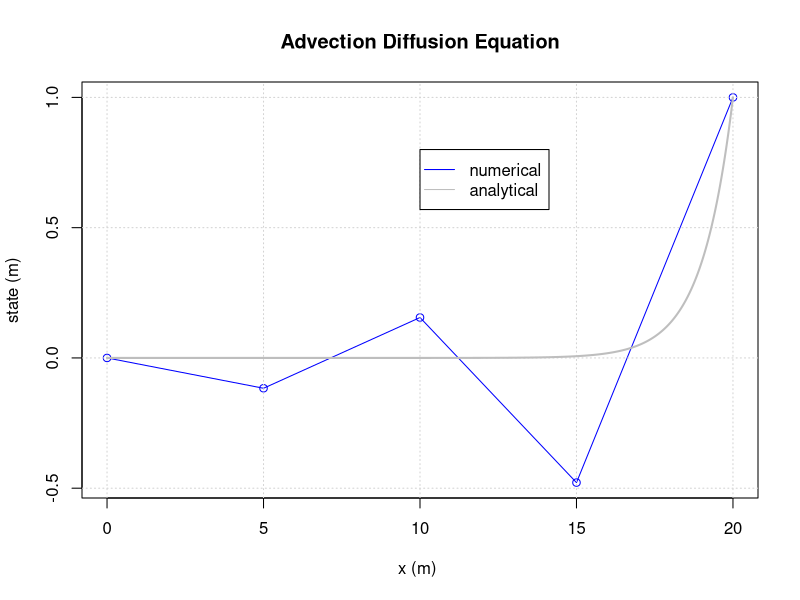
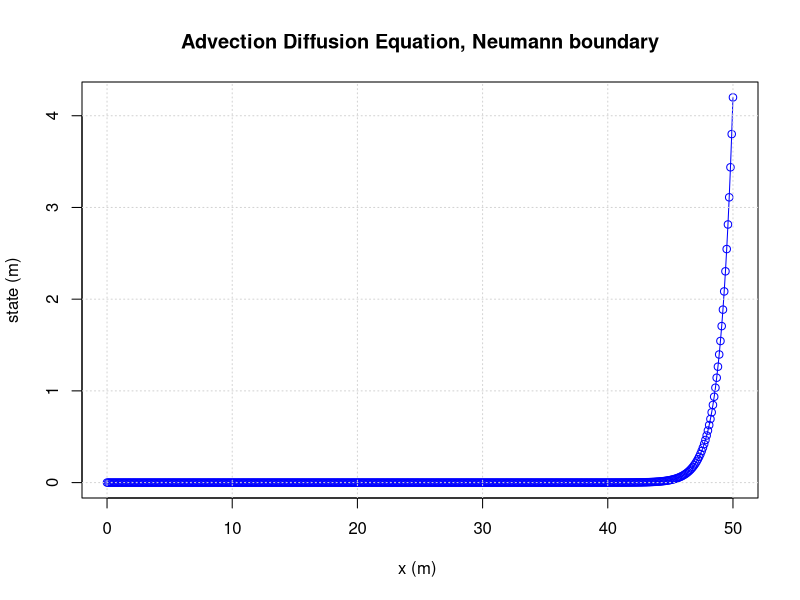
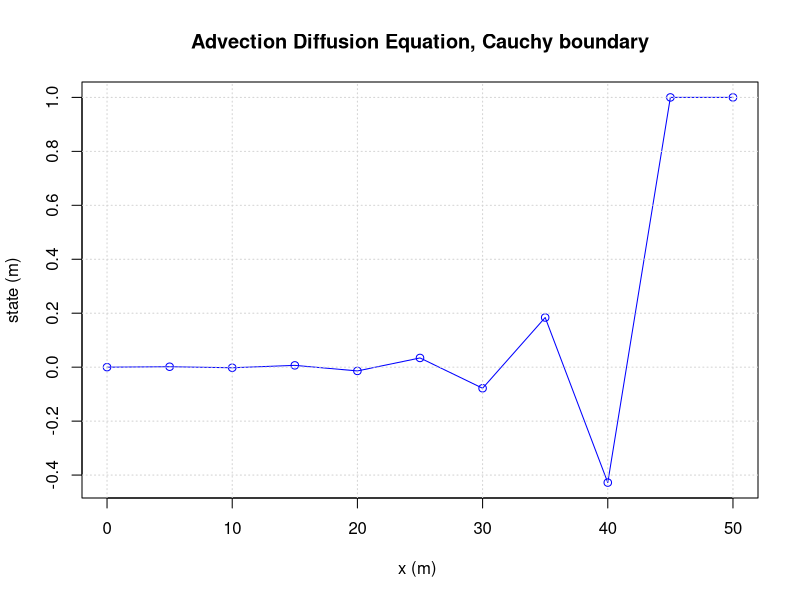

Reproduce these figures in R, in order.
## ---- chunk 1
M=matrix(0,nrow=3,ncol=3)
# bring flux between 1and 2 in matrix
M[1,1] = M[1,1]-7
M[1,2] = M[1,2]+7
M[2,2] = M[2,2]-7
M[2,1] = M[2,1]+7
# bring flux between 1 and 3 in matrix
M[1,1] = M[1,1]-5
M[1,3] = M[1,3]+5
M[3,3] = M[3,3]-5
M[3,1] = M[3,1]+5
# bring flux between 2 and 3 in matrix
M[2,2] = M[2,2]-8
M[2,3] = M[2,3]+8
M[3,3] = M[3,3]-8
M[3,2] = M[3,2]+8
# bring in the boundary condition
M[1,]  = 0
M[1,1] = 1
# right hand side
b = c(2,-1,-2)
print(solve(M,b))
## ---- chunk 2
M = matrix(0,nrow=3,ncol=3)
# the following gives an elegant programming solution
f = c(1,2,3)
t = c(2,3,1)
a = c(7,8,5)
for(i in 1:length(f)){
  M[f[i],f[i]] = M[f[i],f[i]] - a[i]
  M[f[i],t[i]] = M[f[i],t[i]] + a[i]
  M[t[i],t[i]] = M[t[i],t[i]] - a[i]
  M[t[i],f[i]] = M[t[i],f[i]] + a[i]
}
## ---- chunk 3
dx    = 5    # step size
D     = 5    # diffusion coefficient
u     = 5    # advection coefficient
bl    = 0    # left boundary
br    = 1    # right boundary
n     = 5    # amount of nodes
## ---- chunk 4
dx    = 5    # step size
D     = 5    # diffusion coefficient
u     = 5    # advection coefficient
bl    = 0    # left boundary
br    = 1    # right boundary
n     = 5    # amount of nodes

left  = 0    # left coordinate
xcoor = seq(left,dx*(n-1), by=dx)

V     = c()  # build an empty vector for the solutions
M     = matrix(0,nrow=length(xcoor),ncol=length(xcoor)) 

for(j in 2:(length(xcoor)-1))
{
  M[j,j-1] = -u/(2*dx) - D/(dx^2)
  M[j,j  ] = 2*D/(dx^2)
  M[j,j+1] = u/(2*dx) - D/(dx^2)
  V[j]     = 0
}

# Left boundary
M[1,1] = 1
V[1]   = bl

# Right boundary
M[n,n] = 1
V[n]   = br

# Solve the system
s = solve(M,V)

# Plotting
plot(xcoor,s,ylab="state (m)",xlab="x (m) ",type='o',col='blue')
title(main='Advection Diffusion Equation')
grid()

# Calculate and plot the analytical solution
L = dx*(n-1)
xcooranalyt = seq(0,L, by=0.01)
sanalyt = c()
Danalyt = D
uanalyt = u
Peanalyt = uanalyt*L/Danalyt

for(j in 1:(length(xcooranalyt)))
{
  sanalyt[j] = bl+(exp(xcooranalyt[j]*Peanalyt/L)-1.)/(exp(Peanalyt)-1.)*(br-bl)
}

lines(xcooranalyt,sanalyt,col="grey",lwd=2) # analytical solution
legend(10, 0.8, c("numerical", "analytical"), col = c("blue","grey"), lty = c(1,1), pch = c(-1,-1))
## ---- chunk 5
dx    = 0.1    # step size
D     = 5    # diffusion coefficient
u     = 5    # advectio coefficient
bl    = 0    # left boundary
br    = 0.4    # right boundary

left  = 0    # left coordinate
right = 50
xcoor = seq(left,right, by=dx)
N     = length(xcoor)

V     = c()  # build an empty vector for the solutions
M     = matrix(0,nrow=length(xcoor),ncol=length(xcoor)) 

for(j in 2:(length(xcoor)-1))
{
  M[j,j-1] = -u/(2*dx) - D/(dx^2)
  M[j,j  ] = 2*D/(dx^2)
  M[j,j+1] = u/(2*dx) - D/(dx^2)
  V[j]     = 0
}

# Left boundary
M[1,1] = 1
V[1]   = bl

# Right boundary

M[N,N]   = 1
M[N,N-1] = -1
V[N]     = br

# Solve the system
s = solve(M,V)

# Plotting
plot(xcoor,s,ylab="state (m)",xlab="x (m) ",type='o',col='blue')
title(main='Advection Diffusion Equation, Neumann boundary')
grid()
## ---- chunk 6
dx    = 5    # step size
D     = 5    # diffusion coefficient
u     = 5    # advectio coefficient
bl    = 0    # left boundary
br    = 1    # right boundary

left  = 0    # left coordinate
right = 50
xcoor = seq(left,right, by=dx)
N     = length(xcoor)

V     = c()  # build an empty vector for the solutions
M     = matrix(0,nrow=length(xcoor),ncol=length(xcoor)) 

for(j in 2:(length(xcoor)-2))
{
  M[j,j-1] = -u/(2*dx) - D/(dx^2)
  M[j,j  ] = 2*D/(dx^2)
  M[j,j+1] = u/(2*dx) - D/(dx^2)
  V[j]     = 0
}

# Left boundary
M[1,1] = 1
V[1]   = bl

# Right boundary
# s[5]
M[N,N]   = 1
V[N]     = br

# s[4]
M[(N-1),(N-1)] = 1
V[(N-1)]       = br

# Solve the system
s = solve(M,V)

# Plotting
plot(xcoor,s,ylab="state (m)",xlab="x (m) ",type='o',col='blue')
title(main='Advection Diffusion Equation, Cauchy boundary')
grid()
